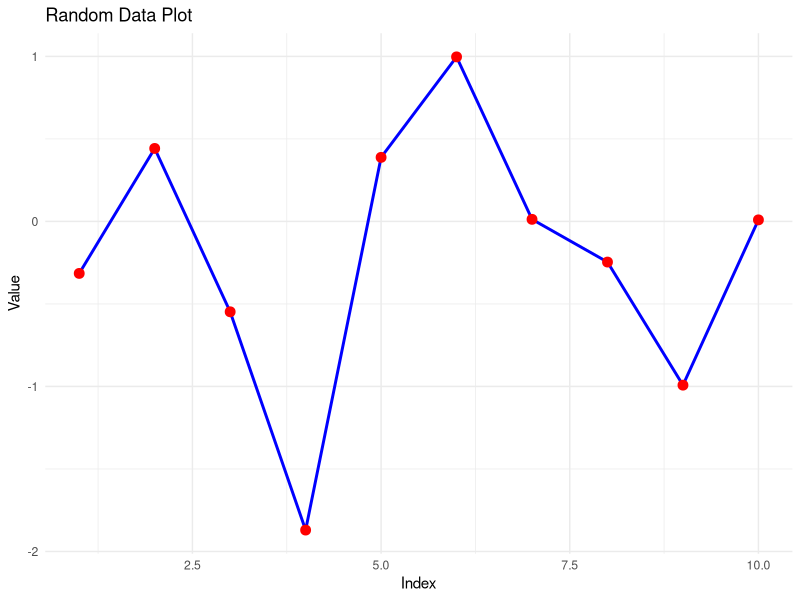

Write R code to recreate this figure.
## ---- chunk 1
#| echo: true
library(ggplot2)

# Create sample data
data <- data.frame(
  x = 1:10,
  y = rnorm(10)
)

# Create plot
ggplot(data, aes(x = x, y = y)) +
  geom_line(color = "blue", size = 1) +
  geom_point(color = "red", size = 3) +
  theme_minimal() +
  labs(title = "Random Data Plot", x = "Index", y = "Value")
## ---- chunk 2
#| echo: true
# Create sample dataset
iris_summary <- iris |>
  subset(Species == "setosa") |>
  summary()

print(iris_summary)
